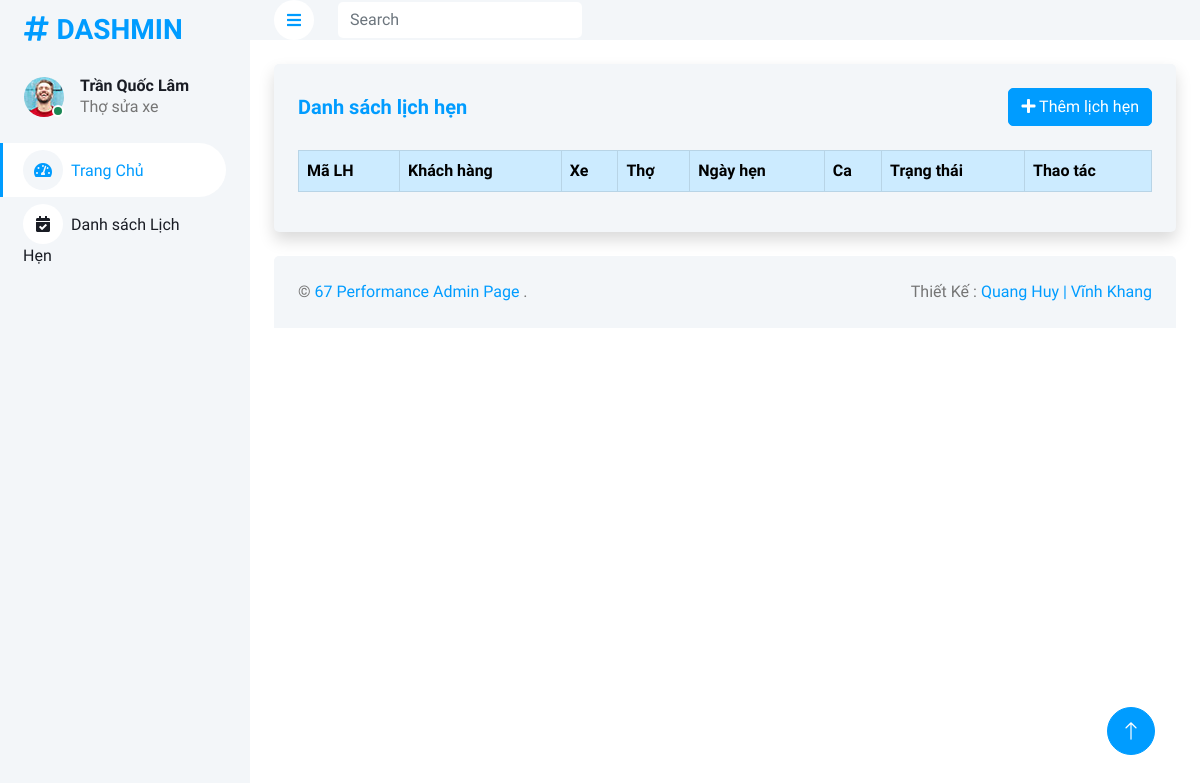
Page /Admin/danhsachlichhen.php (signed in) on the earlier database version.
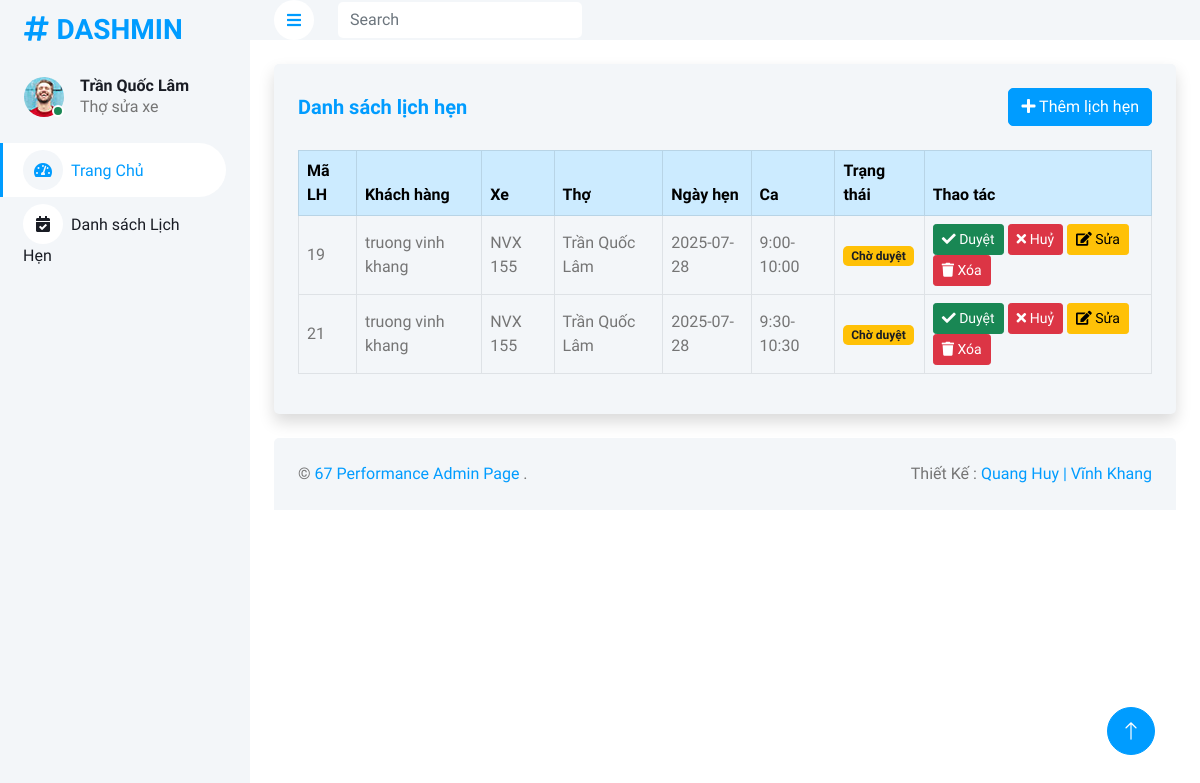
Same page on the later database version.
### tables this page shows
CREATE TABLE `lichhen` (
  `MaLH` int(11) NOT NULL,
  `TenXe` varchar(255) NOT NULL,
  `LoaiXe` varchar(100) NOT NULL,
  `PhanKhuc` varchar(100) NOT NULL,
  `MoTaLyDo` text NOT NULL,
  `nhanvien_MaNV` int(11) NOT NULL,
  `NgayHen` date NOT NULL,
  `ThoiGianCa` varchar(255) NOT NULL,
  `PhanLoai` int(11) DEFAULT 0,
  `TrangThai` varchar(50) NOT NULL DEFAULT 'cho duyet',
  `xemay_MaXE` int(11) NOT NULL,
  `khachhang_MaKH` int(11) NOT NULL,
  `MaLLV` int(11) DEFAULT NULL
);

CREATE TABLE `khachhang` (
  `MaKH` int(11) NOT NULL,
  `TenKH` varchar(100) DEFAULT NULL,
  `Email` varchar(30) DEFAULT NULL,
  `MatKhau` varchar(255) DEFAULT NULL,
  `DiaChi` text DEFAULT NULL,
  `SDT` varchar(10) DEFAULT NULL,
  `TrangThai` enum('hoat_dong','bi_khoa') DEFAULT NULL,
  `Reset_token` text DEFAULT NULL,
  `admin_AdminID` int(11) DEFAULT NULL
);

CREATE TABLE `xemay` (
  `MaXE` int(11) NOT NULL,
  `TenXe` varchar(255) DEFAULT NULL,
  `LoaiXe` varchar(255) DEFAULT NULL,
  `PhanKhuc` varchar(255) DEFAULT NULL,
  `BienSoXe` varchar(255) DEFAULT NULL,
  `HinhAnhMatTruocXe` varchar(255) DEFAULT NULL,
  `HinhAnhMatSauXe` varchar(255) DEFAULT NULL,
  `hoadon_MaHD` int(11) DEFAULT NULL,
  `khachhang_MaKH` int(11) DEFAULT NULL
);

CREATE TABLE `nhanvien` (
  `MaNV` int(11) NOT NULL,
  `TenNV` varchar(100) DEFAULT NULL,
  `MatKhau` varchar(100) DEFAULT NULL,
  `Email` varchar(45) DEFAULT NULL,
  `SDT` varchar(20) DEFAULT NULL,
  `Roles` varchar(25) NOT NULL
);

### Admin/controllers/LichHenController.php (called while the page is built, shortened)
<?php
require_once __DIR__ . '/../models/LichHenModel.php';
class LichHenController {
    private $model;
    public function __construct($db) {
        $this->model = new LichHenModel($db);
    }
    public function index() {
        $user = $_SESSION['user'] ?? null;
        $role = $user['role'] ?? '';
        $staffRole = $user['data']['Roles'] ?? '';
        $maNV = $user['data']['MaNV'] ?? '';
        if ($role === 'staff' && $staffRole === 'Thợ sửa xe') {
            $ds = $this->model->getAllByNhanVien($maNV);
        } else {
            $ds = $this->model->getAll();
        }
        require './views/lichhen/danhsachlichhen.php';
    }
}
?>

### Admin/models/LichHenModel.php (called while the page is built, shortened)
<?php
class LichHenModel {
    private $db;
    public function __construct($db) { $this->db = $db; }
    public function getAllByNhanVien($maNV) {
        $sql = "SELECT lh.*, nv.TenNV, kh.TenKH, xe.TenXe
            FROM lichhen lh
            LEFT JOIN nhanvien nv ON lh.nhanvien_MaNV = nv.MaNV
            LEFT JOIN khachhang kh ON lh.khachhang_MaKH = kh.MaKH
            LEFT JOIN xemay xe ON lh.xemay_MaXE = xe.MaXE
            WHERE lh.nhanvien_MaNV = ?";
        $stmt = $this->db->prepare($sql);
        $stmt->execute([$maNV]);
        return $stmt->fetchAll(PDO::FETCH_ASSOC);
    }
}
?>

### Admin/views/lichhen/danhsachlichhen.php (the view, shortened to what this page needs)
<div class="container-fluid pt-4 px-4">
    <div class="bg-light rounded p-4 shadow">
        <div class="d-flex justify-content-between align-items-center mb-4">
            <h5 class="text-primary mb-0">Danh sách lịch hẹn</h5>
            <a href="?controller=lichhen&action=add" class="btn btn-primary">
                <i class="fa fa-plus"></i> Thêm lịch hẹn
            </a>
        </div>
        <div class="table-responsive">
        <table class="table table-bordered align-middle">
            <thead class="table-primary">
                <tr>
                    <th>Mã LH</th>
                    <th>Khách hàng</th>
                    <th>Xe</th>
                    <th>Thợ</th>
                    <th>Ngày hẹn</th>
                    <th>Ca</th>
                    <th>Trạng thái</th>
                    <th>Thao tác</th>
                </tr>
            </thead>
            <tbody>
            <?php foreach($ds as $lh): ?>
                <tr id="row_<?= $lh['MaLH'] ?>">
                    <td><?= $lh['MaLH'] ?></td>
                    <td><?= htmlspecialchars($lh['TenKH'] ?? ''); ?></td>
                    <td><?= htmlspecialchars($lh['TenXe'] ?? ''); ?></td>
                    <td><?= htmlspecialchars($lh['TenNV'] ?? ''); ?></td>
                    <td><?= htmlspecialchars($lh['NgayHen']) ?></td>
                    <td><?= htmlspecialchars($lh['ThoiGianCa']) ?></td>
                    <td class="trangthai">
                        <?php
                        if($lh['TrangThai'] == 'cho duyet') echo '<span class="badge bg-warning text-dark">Chờ duyệt</span>';
                        elseif($lh['TrangThai'] == 'da duyet') echo '<span class="badge bg-success">Đã duyệt</span>';
                        elseif($lh['TrangThai'] == 'huy') echo '<span class="badge bg-danger">Đã hủy</span>';
                        else echo htmlspecialchars($lh['TrangThai']);
                        ?>
                    </td>
                    <td>
                        <?php if($lh['TrangThai'] == 'cho duyet'): ?>
                            <button class="btn btn-success btn-sm btn-duyet" data-id="<?= $lh['MaLH'] ?>" data-status="da duyet"><i class="fa fa-check"></i> Duyệt</button>
                            <button class="btn btn-danger btn-sm btn-duyet" data-id="<?= $lh['MaLH'] ?>" data-status="huy"><i class="fa fa-times"></i> Huỷ</button>
                        <?php endif; ?>
                        <a href="?controller=lichhen&action=edit&id=<?= $lh['MaLH'] ?>" class="btn btn-warning btn-sm"><i class="fa fa-edit"></i> Sửa</a>
                        <a href="?controller=lichhen&action=delete&id=<?= $lh['MaLH'] ?>" class="btn btn-danger btn-sm" onclick="return confirm('Bạn có chắc muốn xóa?')"><i class="fa fa-trash"></i> Xóa</a>
                    </td>
                </tr>
            <?php endforeach; ?>
            </tbody>
        </table>
        </div>
    </div>
</div>

Differences in the rows shown:
added lichhen: MaLH "19", khachhang_MaKH.TenKH "truong vinh khang", xemay_MaXE.TenXe "NVX 155", nhanvien.TenNV "Trần Quốc Lâm", NgayHen "2025-07-28", ThoiGianCa "9:00-10:00", TrangThai "Chờ duyệt"
added lichhen: MaLH "21", khachhang_MaKH.TenKH "truong vinh khang", xemay_MaXE.TenXe "NVX 155", nhanvien.TenNV "Trần Quốc Lâm", NgayHen "2025-07-28", ThoiGianCa "9:30-10:30", TrangThai "Chờ duyệt"
